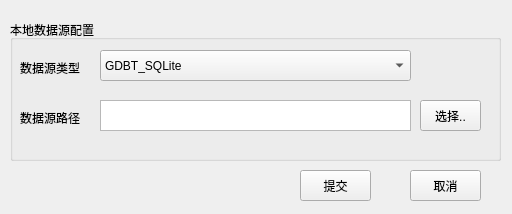
<?xml version="1.0" encoding="UTF-8"?>
<ui version="4.0">
 <class>DataSourceConfig_UI</class>
 <widget class="QWidget" name="DataSourceConfig_UI">
  <property name="geometry">
   <rect>
    <x>0</x>
    <y>0</y>
    <width>512</width>
    <height>214</height>
   </rect>
  </property>
  <property name="windowTitle">
   <string>数据源配置</string>
  </property>
  <property name="windowIcon">
   <iconset resource="Generalqrc.qrc">
    <normaloff>:/img/resource/img/logo.png</normaloff>:/img/resource/img/logo.png</iconset>
  </property>
  <widget class="QGroupBox" name="groupBox">
   <property name="geometry">
    <rect>
     <x>10</x>
     <y>20</y>
     <width>491</width>
     <height>141</height>
    </rect>
   </property>
   <property name="title">
    <string>本地数据源配置</string>
   </property>
   <widget class="QPushButton" name="SelectAct">
    <property name="geometry">
     <rect>
      <x>410</x>
      <y>80</y>
      <width>61</width>
      <height>31</height>
     </rect>
    </property>
    <property name="text">
     <string>选择..</string>
    </property>
   </widget>
   <widget class="QTextEdit" name="dataSourcePath">
    <property name="geometry">
     <rect>
      <x>90</x>
      <y>80</y>
      <width>311</width>
      <height>31</height>
     </rect>
    </property>
   </widget>
   <widget class="QLabel" name="label">
    <property name="geometry">
     <rect>
      <x>10</x>
      <y>90</y>
      <width>61</width>
      <height>16</height>
     </rect>
    </property>
    <property name="text">
     <string>数据源路径</string>
    </property>
   </widget>
   <widget class="QLabel" name="label_2">
    <property name="geometry">
     <rect>
      <x>10</x>
      <y>40</y>
      <width>61</width>
      <height>16</height>
     </rect>
    </property>
    <property name="text">
     <string>数据源类型</string>
    </property>
   </widget>
   <widget class="QComboBox" name="dataSourceType">
    <property name="geometry">
     <rect>
      <x>90</x>
      <y>30</y>
      <width>311</width>
      <height>31</height>
     </rect>
    </property>
    <item>
     <property name="text">
      <string>GDBT_SQLite</string>
     </property>
    </item>
   </widget>
  </widget>
  <widget class="QPushButton" name="handIn">
   <property name="geometry">
    <rect>
     <x>300</x>
     <y>170</y>
     <width>71</width>
     <height>31</height>
    </rect>
   </property>
   <property name="text">
    <string>提交</string>
   </property>
  </widget>
  <widget class="QPushButton" name="cancel">
   <property name="geometry">
    <rect>
     <x>410</x>
     <y>170</y>
     <width>71</width>
     <height>31</height>
    </rect>
   </property>
   <property name="text">
    <string>取消</string>
   </property>
  </widget>
 </widget>
 <resources>
  <include location="Generalqrc.qrc"/>
 </resources>
 <connections>
  <connection>
   <sender>SelectAct</sender>
   <signal>clicked()</signal>
   <receiver>DataSourceConfig_UI</receiver>
   <slot>slotSelectDataSourcePath()</slot>
   <hints>
    <hint type="sourcelabel">
     <x>450</x>
     <y>115</y>
    </hint>
    <hint type="destinationlabel">
     <x>255</x>
     <y>106</y>
    </hint>
   </hints>
  </connection>
  <connection>
   <sender>handIn</sender>
   <signal>clicked()</signal>
   <receiver>DataSourceConfig_UI</receiver>
   <slot>slotAccept()</slot>
   <hints>
    <hint type="sourcelabel">
     <x>335</x>
     <y>185</y>
    </hint>
    <hint type="destinationlabel">
     <x>255</x>
     <y>106</y>
    </hint>
   </hints>
  </connection>
  <connection>
   <sender>cancel</sender>
   <signal>clicked()</signal>
   <receiver>DataSourceConfig_UI</receiver>
   <slot>slotCancel()</slot>
   <hints>
    <hint type="sourcelabel">
     <x>445</x>
     <y>185</y>
    </hint>
    <hint type="destinationlabel">
     <x>255</x>
     <y>106</y>
    </hint>
   </hints>
  </connection>
 </connections>
 <slots>
  <slot>slotSelectDataSourcePath()</slot>
  <slot>slotAccept()</slot>
  <slot>slotCancel()</slot>
 </slots>
</ui>
